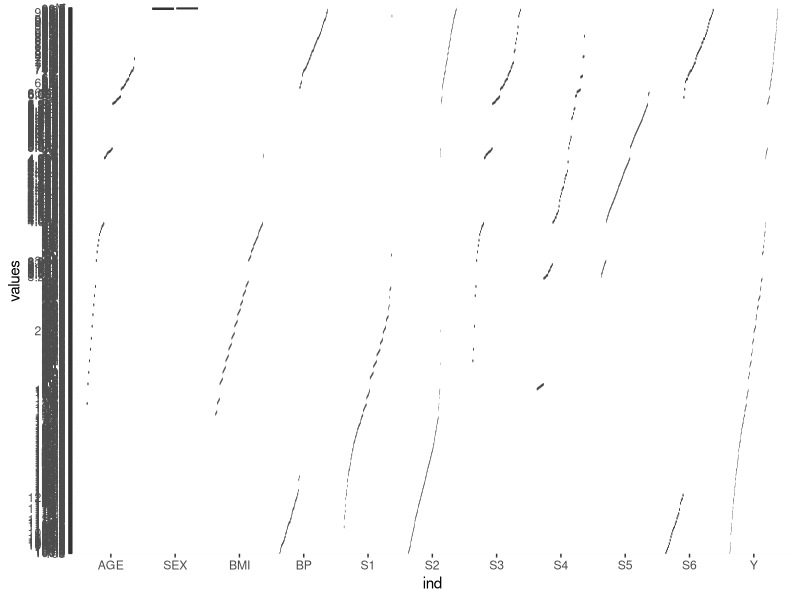
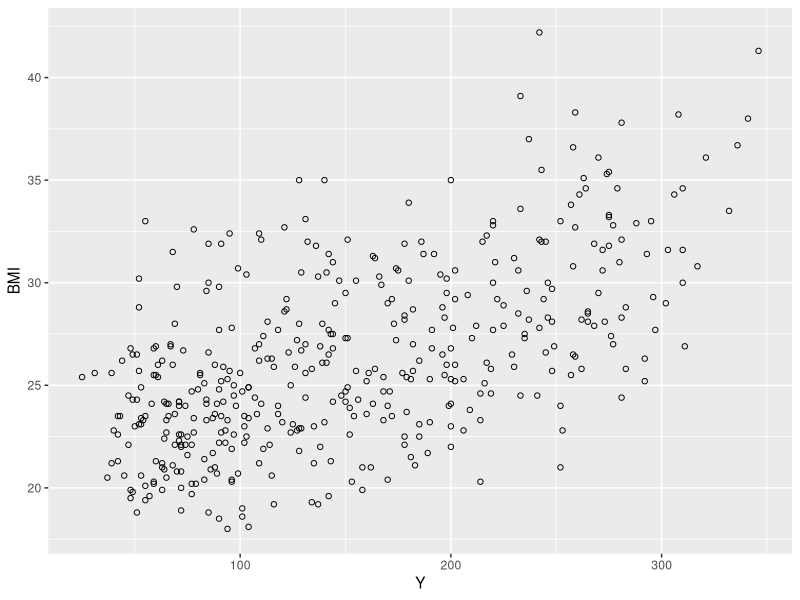
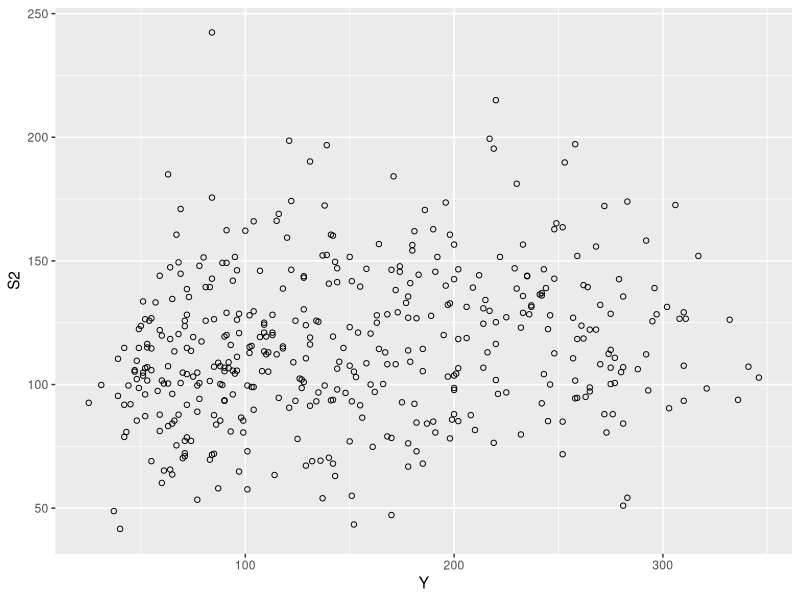
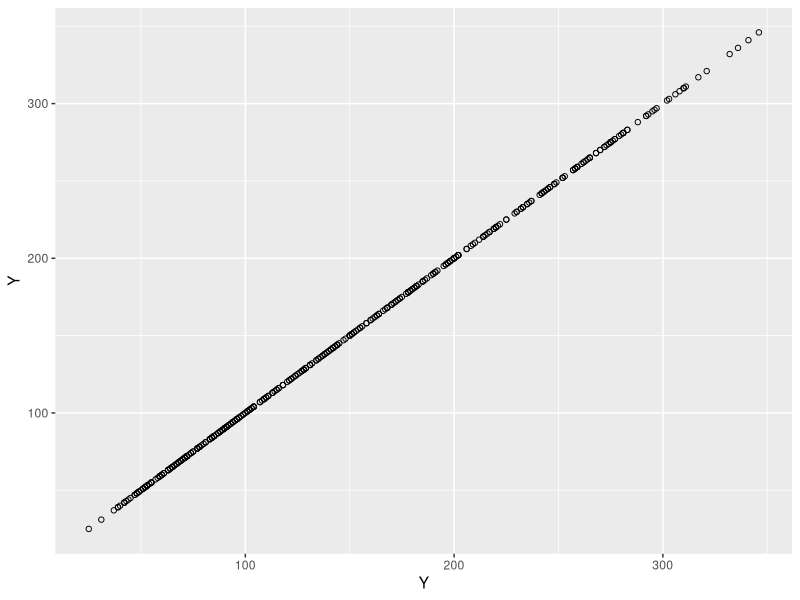
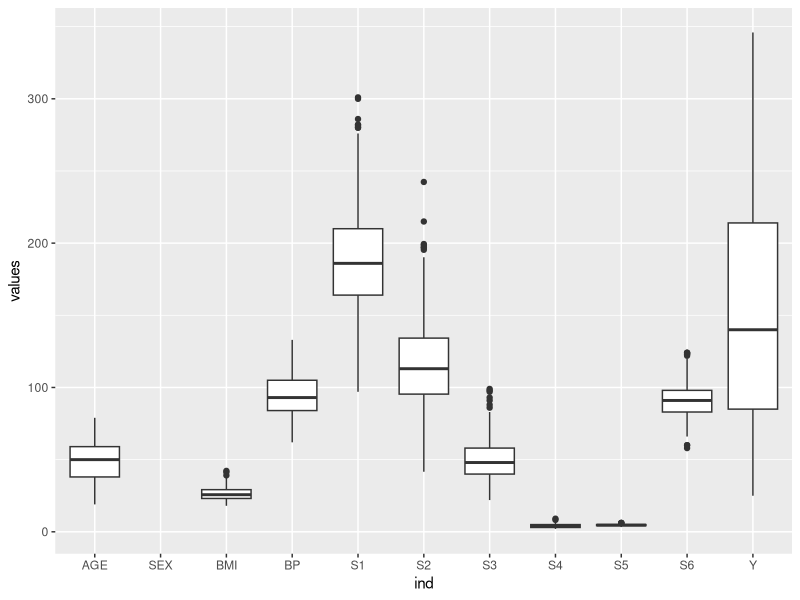

Reproduce these figures in R, in order. (Note: this script raises an error after producing the figures.)
#Proyecto final entornos DS (R)

library(ggplot2)

setwd("/home/osboxes/app/Master-BigData-CIFF-2016/entornos-DS-R")
diabetesdf <- read.table('diabetes.data',header=TRUE,na.strings = '-9999.0',skip=0)
#diabetesdf[diabetesdf=='-9999.0'] <- NA
diabetesdfwork<-na.omit(diabetesdf)
which(is.na(diabetesdfwork))
str(diabetesdfwork)
summary(diabetesdfwork)
head(diabetesdfwork)
head(diabetesdf)
#boxplot(diabetesdfwork, use.cols = TRUE)
ggplot(stack(diabetesdfwork), aes(x = ind, y = values)) +
  geom_boxplot()
tapply(diabetesdfwork$AGE, diabetesdfwork$SEX=='M',mean)
tapply(diabetesdfwork$BMI, diabetesdfwork$SEX=='M',mean)
tapply(diabetesdfwork$BP, diabetesdfwork$SEX=='M',mean)
tapply(diabetesdfwork$S1, diabetesdfwork$SEX=='M',mean)
tapply(diabetesdfwork$S2, diabetesdfwork$SEX=='M',mean)
tapply(diabetesdfwork$S3, diabetesdfwork$SEX=='M',mean)
tapply(diabetesdfwork$S4, diabetesdfwork$SEX=='M',mean)
tapply(diabetesdfwork$S5, diabetesdfwork$SEX=='M',mean)
tapply(diabetesdfwork$S6, diabetesdfwork$SEX=='M',mean)

head(diabetesdfwork)
cor(diabetesdfwork[-2],use="everything")

#<grafica con la mayor correlacion
ggplot(diabetesdfwork, aes(x = Y, y = BMI)) +  geom_point(shape=1) 

#grafica con la menor correlacion
ggplot(diabetesdfwork, aes(x = Y, y = S2)) +  geom_point(shape=1) 

#grafica si la correlacion fuese =1. Lo que pasaría es que todos los puntos estarían en la recta de regresion básica por defecto
ggplot(diabetesdfwork, aes(x = Y, y = Y)) +  geom_point(shape=1) 

#cmabiar la variable sex a numerica para poder obtener los quantiles
diabdfcategorical<-diabetesdfwork
dataframe<-head(diabdfcategorical)
diabdfcategorical$SEX<-factor(as.numeric(diabdfcategorical$SEX))
diabdfcategorical$SEX<-as.numeric(diabdfcategorical$SEX)
str(diabdfcategorical)

# ploteamos las variales para detectar posibles desviaciones de outliers
ggplot(stack(diabdfcategorical), aes(x = ind, y = values)) +
  geom_boxplot()

#Funcion que detecta y elimina los outliers sobre el dataset sin variables categoricas
outliersf <- function(dataframe){
  columns<-colnames(dataframe)
  for (xcol in columns) {
    quantiles<-quantile(dataframe[[xcol]])
    print(quantiles)
    q3<-quantiles[4]
    q1<-quantiles[2]
    irange<-3*(quantiles[4]-quantiles[2])
    dataframe[dataframe[[xcol]] > q3+irange,xcol] 
    dataframe[dataframe[[xcol]] < q1-irange,xcol]  
    print(sum(is.na(dataframe)))
    na.omit(dataframe)
  }
}

#Pasamos la  funcion al dataset
outliersf(diabdfcategorical)
summary(diabdfcategorical)

#separar los datasets en dos fragmentos
indices<-sample(1:nrow(diabdfcategorical),nrow(diabdfcategorical)*70/100)
train<-diabdfcategorical[indices,]
indices<-sample(1:nrow(diabdfcategorical),nrow(diabdfcategorical)*30/100)
test<-diabdfcategorical[indices,]

#escalar los datos para que tenga media cero y varianza 1
escale_dataset<-function(dataframe){
  columns<-colnames(dataframe)
  for (xcol in columns) {
    newdataframe<-apply(dataframe,c(1,2),function(x,y) (x-mean(y))/sd(y),y=xcol )
  }
  
  return(newdataframe)
}
scaled<-scale(train)
head(diabetesdf)
